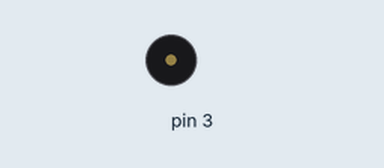
This sketch was run on a simulated Arduino Uno, built with avr-gcc and run on an emulated ATmega328P. Shown: buzzer (waves = sounding).

Above: at 0.16 s.
At 38.1 s:
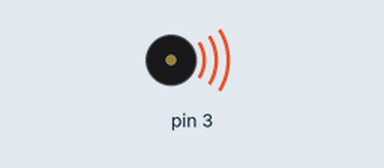
Timing chart, 0 to 40.0 s (numbered marks = the images above):
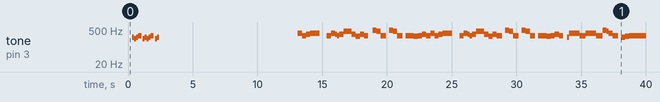

The sketch:

Speaker.ino
```cpp
/**
 * MIDI-Arduino Sequencing code translator
 * Courtesy of http://greenlightgo.org/projects/midi-to-arduino/
 **/

/********************************
 * sequence.h
 ********************************/
#ifndef SEQUENCE_H
#define SEQUENCE_H

#include <Servo.h>

class Sequence {
  protected:
    int index;
    int pin;
    int length;
    long lastEventTimestamp;
    const unsigned int* eventDeltas;

    virtual void doEvent();

  public:
    Sequence(const int pin, const int length, const unsigned int* eventDeltas);
    void update(const long time);
    virtual void init();
};

class DigitalSequence : public Sequence{
  protected:
    void doEvent();

  public:
    DigitalSequence(const int pin, const int length, const unsigned int* eventDeltas);
    void init();

};

class ToneSequence : public Sequence{
  protected:
    const unsigned int* notes;
    void doEvent();

  public:
    ToneSequence(const int pin, const int length, const unsigned int* eventDeltas, const unsigned int* notes);
    void init();
};

class ServoSequence : public Sequence{
  protected:
    Servo servo;
    const byte* angles;
    void doEvent();

  public:
    ServoSequence(const int pin, const int length, const unsigned int* eventDeltas, const uint8_t* angles);
    void init();
};

class PWMSequence : public Sequence{
  protected:
    const byte* values;
    void doEvent();

  public:
    PWMSequence(const int pin, const int length, const unsigned int* eventDeltas, const uint8_t* values);
    void init();
};

#endif

/********************************
 * sequence.cpp
 ********************************/
// Sequence implementations
Sequence::Sequence(const int pin, const int length, const unsigned int* eventDeltas){
  pinMode(pin, OUTPUT);
  this->pin = pin;
  this->length = length;
  this->index = 0;
  this->lastEventTimestamp = 0l;

  this->eventDeltas = eventDeltas;
}

void Sequence::update(const long time){
  while(index < length){
    unsigned int nextTimestamp = pgm_read_word_near(eventDeltas+index);
    if((time - lastEventTimestamp) > nextTimestamp){
      this->doEvent();
      lastEventTimestamp += nextTimestamp;
      index++;
    }else{
      break;
    }
  }
}

void Sequence::init(){}
void Sequence::doEvent(){}


// DigitalSequence implementations
DigitalSequence::DigitalSequence(const int pin, const int length, const unsigned int* eventDeltas) : Sequence(pin, length, eventDeltas){
  pinMode(pin, OUTPUT);
}

void DigitalSequence::init(){
  pinMode(pin, OUTPUT);
}

void DigitalSequence::doEvent(){
  digitalWrite(pin, (this->index + 1)%2);
}


// ToneSequence implementations
ToneSequence::ToneSequence(const int pin, const int length, const unsigned int* eventDeltas, const unsigned int* notes) : Sequence(pin, length, eventDeltas){
  this->notes = notes;
}

void ToneSequence::init(){
  pinMode(pin, OUTPUT);
}

void ToneSequence::doEvent(){
  if(index % 2 == 1){
    noTone(pin);
  }else{
    tone(pin, pgm_read_word_near(notes+index/2));
  }
}


// ServoSequence implementations
ServoSequence::ServoSequence(const int pin, const int length, const unsigned int* eventDeltas, const uint8_t* angles) : Sequence(pin, length, eventDeltas){
  this->angles = angles;
}

void ServoSequence::init(){
  this->servo.attach(pin);
}

void ServoSequence::doEvent(){
  byte angle = pgm_read_byte_near(angles+index);
  servo.write(angle);
}


// PWMSequence implementations
PWMSequence::PWMSequence(const int pin, const int length, const unsigned int* eventDeltas, const uint8_t* values) : Sequence(pin, length, eventDeltas){
  this->values = values;
}

void PWMSequence::init(){
  pinMode(pin, OUTPUT);
}

void PWMSequence::doEvent(){
  byte value = pgm_read_byte_near(values+index);
  analogWrite(pin, value);
}


#define TRACK_COUNT 1

const PROGMEM unsigned int DELTAS_3[] = {96, 48, 0, 48, 0, 48, 0, 72, 24, 48, 0, 48, 0, 48, 0, 48, 0, 72, 24, 48, 0, 48, 144, 0, 144, 0, 0, 0, 144, 0, 0, 0, 96, 0, 0, 0, 144, 0, 0, 0, 144, 0, 0, 0, 96, 0, 0, 0, 144, 0, 0, 0, 144, 0, 0, 0, 48, 0, 0, 0, 48, 0, 0, 0, 144, 0, 0, 0, 144, 0, 0, 0, 96, 0, 0, 0, 144, 0, 0, 0, 144, 0, 0, 0, 96, 0, 0, 0, 288, 0, 96, 0, 144, 0, 0, 0, 144, 0, 0, 0, 96, 0, 0, 0, 144, 0, 0, 0, 144, 0, 0, 0, 96, 0, 0, 96, 0, 96, 0, 96, 0, 216, 168, 96, 0, 48, 0, 48, 0, 48, 0, 48, 0, 96, 0, 48, 0, 144, 0, 96, 0, 96, 0, 96, 0, 96, 96, 96, 0, 96, 0, 120, 72, 96, 0, 96, 0, 120, 72, 192, 0, 96, 0, 96, 0, 96, 0, 96, 0, 96, 0, 96, 0, 48, 0, 48, 0, 216, 168, 48, 0, 48, 0, 96, 0, 48, 0, 48, 0, 96, 0, 48, 0, 144, 0, 96, 0, 96, 0, 96, 0, 120, 72, 96, 0, 96, 0, 120, 72, 96, 0, 96, 0, 120, 72, 192, 0, 96, 0, 96, 0, 96, 0, 96, 96, 48, 0, 96, 0, 144, 0, 96, 0, 48, 0, 96, 0, 144, 0, 96, 0, 48, 0, 96, 0, 48, 0, 96, 0, 120, 72, 96, 0, 96, 0, 192, 0, 192, 0, 96, 0, 96, 0, 120, 72, 192, 0, 192, 0, 96, 0, 96, 0, 96, 0, 96, 0, 0, 96, 0, 0, 96, 0, 0, 96, 0, 0, 0, 96, 0, 0, 0, 96, 0, 0, 48, 0, 48, 0, 0, 144, 0, 48, 0, 96, 0, 0, 96, 0, 0, 96, 0, 0, 0, 96, 0, 0, 0, 96, 0, 0, 48, 0, 48, 0, 0, 96, 0, 0, 0, 96, 0, 0, 0, 96, 0, 96, 0, 96, 0, 0, 0, 96, 0, 0, 0, 120, 0, 72, 0, 96, 0, 0, 0, 96, 0, 0, 0, 120, 0, 72, 0, 192, 0, 0, 0, 96, 0, 0, 0, 96, 0, 0, 0, 96, 0, 0, 0, 96, 0, 0, 0, 96, 0, 0, 96, 0, 0, 96, 0, 0, 0, 96, 0, 0, 0, 96, 0, 0, 48, 0, 48, 0, 0, 144, 0, 48, 0, 96, 0, 0, 96, 0, 0, 96, 0, 0, 0, 96, 0, 0, 0, 96, 0, 0, 48, 0, 48, 0, 0, 96, 0, 0, 0, 96, 0, 0, 0, 96, 0, 96, 0, 96, 0, 0, 0, 96, 0, 0, 0, 120, 0, 72, 0, 96, 0, 0, 0, 96, 0, 0, 0, 120, 0, 72, 0, 192, 0, 0, 0, 96, 0, 0, 0, 96, 0, 0, 0, 96, 0, 0, 0, 96, 0, 0, 0, 96, 0, 0, 96, 0, 0, 96, 0, 0, 0, 96, 0, 0, 0, 96, 0, 0, 48, 0, 48, 0, 0, 144, 0, 48, 0, 96, 0, 0, 96, 0, 0, 96, 0, 0, 0, 48, 0, 0, 0, 48, 0, 0, 0, 96, 0, 0, 0, 96, 0, 0, 0, 96, 0, 0, 0, 96, 0, 0, 0, 96, 0, 96, 0, 96, 0, 0, 0, 96, 0, 0, 0, 120, 0, 72, 0, 96, 0, 0, 0, 96, 0, 0, 0, 120, 0, 72, 0, 192, 0, 0, 0, 96, 0, 0, 0, 96, 0, 0, 0, 96, 0, 0, 0, 96, 0, 96, 48, 0, 144, 0, 96, 0, 96, 0, 48, 0, 144, 0, 96, 0, 96, 0, 48, 0, 144, 0, 96, 0, 120, 72, 96, 0, 96, 0, 192, 0, 192, 0, 96, 0, 96, 0, 96, 0, 96, 0, 0, 48, 0, 48, 0, 48, 0, 0, 96, 0, 48, 0, 48, 0, 48, 0, 48, 0, 72, 24, 48, 0, 48, 0, 48, 0, 48, 0, 72, 283, 0, 24, 0, 72, 0, 96, 0, 0, 0, 96, 0, 0, 0, 96, 0, 0, 0, 96, 0, 0, 0, 96, 0, 0, 0, 96, 0, 0, 0, 48, 0, 144, 48, 0, 48, 0, 0, 96, 0, 0, 48, 0, 48, 0, 48, 0, 48, 0, 48, 0, 48, 0, 0, 96, 0, 0, 48, 0, 48, 0, 48, 0, 48, 0, 48, 0, 48, 0, 0, 96, 0, 0, 48, 0, 48, 0, 48, 0, 48, 0, 48, 0, 48, 0, 0, 96, 0, 0, 48, 0, 48, 0, 48, 0, 48, 0, 48, 0, 48, 0, 0, 96, 0, 0, 48, 0, 48, 0, 48, 0, 48, 0, 48, 0, 48, 0, 0, 96, 0, 0, 48, 0, 48, 0, 48, 0, 48, 0, 48, 0, 48, 0, 0, 96, 0, 0, 48, 0, 48, 0, 48, 0, 48, 0, 48, 0, 48, 0, 0, 96, 0, 0, 48, 0, 48, 0, 48, 0, 48, 0, 96, 0, 96, 0, 48, 0, 48, 0, 96, 0, 96, 0, 96, 0, 48, 0, 48, 0, 96, 0, 96, 0, 96, 0, 48, 0, 48, 0, 96, 0, 96, 0, 96, 0, 48, 0, 48, 0, 96, 0, 96, 0, 96, 0, 48, 0, 48, 0, 96, 0, 96, 0, 96, 0, 48, 0, 48, 0, 96, 0, 96, 0, 96, 0, 48, 0, 48, 0, 96, 0, 96, 0, 96, 0, 48, 0, 48, 0, 96, 0, 96, 0, 0, 96, 0, 0, 48, 0, 48, 0, 96, 0, 96, 0, 0, 96, 0, 0, 48, 0, 48, 0, 96, 0, 96, 0, 0, 96, 0, 0, 48, 0, 48, 0, 96, 0, 96, 0, 0, 96, 0, 0, 48, 0, 48, 0, 96, 0, 96, 0, 0, 96, 0, 0, 48, 0, 48, 0, 0, 96, 0, 0, 96, 0, 0, 96, 0, 0, 48, 0, 48, 0, 96, 0, 96, 0, 0, 96, 0, 0, 48, 0, 48, 0, 96, 0, 96, 0, 0, 96, 0, 0, 48, 0, 48, 0, 96, 0, 0, 96, 0, 0, 48, 0, 96, 0, 48, 0, 96, 0, 0, 96, 0, 0, 48, 0, 96, 0, 48, 0, 96, 0, 0, 96, 0, 0, 48, 0, 144, 0, 0, 96, 0, 0, 0, 144, 0, 0, 144, 0, 96, 0, 96, 0, 0, 96, 0, 0, 48, 0, 48, 0, 96, 0, 96, 0, 0, 96, 0, 0, 48, 0, 48, 0, 96, 0, 96, 0, 0, 96, 0, 0, 48, 0, 48, 0, 48, 0, 48, 0, 48, 0, 48, 0, 48, 0, 48, 0, 0, 48, 0, 144, 0, 96, 0, 0, 0, 96, 0, 0, 48, 0, 48, 0, 48, 0, 48, 0, 0, 96, 0, 0, 0, 96, 0, 0, 48, 0, 48, 0, 48, 0, 48, 0, 0, 96, 0, 0, 0, 96, 0, 0, 48, 0, 48, 0, 48, 0, 48, 0, 0, 96, 0, 0, 0, 96, 0, 0, 48, 0, 48, 0, 48, 0, 48, 0, 0, 96, 0, 0, 0, 96, 0, 0, 48, 0, 48, 0, 48, 0, 48, 0, 0, 96, 0, 0, 0, 96, 0, 0, 48, 0, 48, 0, 48, 0, 48, 0, 0, 96, 0, 0, 0, 96, 0, 0, 48, 0, 48, 0, 48, 0, 48, 0, 0, 96, 0, 0, 0, 96, 0, 0, 48, 0, 48, 0, 48, 0, 48, 0, 0, 96, 0, 0, 0, 96, 0, 0, 48, 0, 48, 0, 48, 0, 48, 0, 0, 96, 0, 0, 0, 96, 0, 0, 48, 0, 48, 0, 48, 0, 48, 0, 0, 96, 0, 0, 0, 96, 0, 0, 48, 0, 48, 0, 48, 0, 48, 0, 0, 96, 0, 0, 0, 96, 0, 0, 48, 0, 48, 0, 48, 0, 48, 0, 0, 96, 0, 0, 0, 96, 0, 0, 48, 0, 48, 0, 48, 0, 48, 0, 0, 96, 0, 0, 0, 96, 0, 0, 48, 0, 48, 0, 48, 0, 48, 0, 0, 96, 0, 0, 0, 96, 0, 0, 48, 0, 48, 0, 48, 0, 48, 0, 0, 96, 0, 0, 0, 96, 0, 0, 48, 0, 48, 0, 48, 0, 48, 0, 0, 96, 0, 0, 0, 96, 0, 0, 48, 0, 48, 0, 48, 0, 48, 0, 0, 96, 0, 0, 0, 96, 0, 0, 48, 0, 48, 0, 48, 0, 48, 0, 0, 96, 0, 0, 0, 96, 0, 0, 48, 0, 48, 0, 48, 0, 48, 0, 0, 96, 0, 0, 0, 96, 0, 0, 48, 0, 48, 0, 48, 0, 48, 0, 0, 96, 0, 0, 0, 96, 0, 0, 48, 0, 48, 0, 48, 0, 48, 0, 0, 96, 0, 0, 0, 96, 0, 0, 48, 0, 48, 0, 48, 0, 48, 0, 0, 96, 0, 0, 0, 96, 0, 0, 48, 0, 48, 0, 48, 0, 48, 0, 0, 96, 0, 0, 0, 96, 0, 0, 48, 0, 48, 0, 48, 0, 48, 0, 144, 0, 144, 0, 96, 0, 0, 144, 0, 0, 144, 0, 96, 0, 0, 144, 0, 0, 144, 0, 96, 0, 0, 144, 0, 0, 0, 144, 0, 0, 96, 0, 96, 0, 96, 0, 48, 0, 48, 0, 96, 0, 96, 0, 96, 0, 48, 0, 48, 0, 48, 96, 0, 48, 0, 0, 0, 48, 0, 0, 0, 48, 0, 48, 0, 48, 0, 0, 0, 48, 0, 0, 0, 48, 0, 48, 0, 48, 0, 0, 0, 48, 0, 0, 0, 48, 0, 48, 0, 48, 0, 0, 0, 48, 0, 0, 0, 48, 0};
const PROGMEM unsigned int NOTES_3[] = {247, 220, 247, 294, 220, 247, 220, 247, 294, 220, 247, 294, 587, 220, 440, 294, 587, 330, 659, 440, 220, 659, 330, 370, 740, 784, 392, 740, 370, 659, 330, 587, 294, 1568, 784, 1480, 740, 587, 1175, 1568, 784, 1480, 740, 587, 1175, 1568, 784, 1480, 740, 1175, 587, 1319, 659, 740, 1480, 1109, 554, 370, 294, 330, 370, 294, 370, 370, 330, 294, 330, 440, 440, 330, 277, 330, 294, 494, 440, 294, 494, 440, 294, 294, 277, 294, 330, 294, 370, 294, 330, 330, 370, 294, 294, 370, 330, 294, 330, 440, 440, 330, 277, 330, 294, 494, 440, 294, 494, 440, 294, 294, 277, 294, 330, 294, 247, 370, 370, 294, 294, 370, 370, 294, 294, 494, 440, 370, 294, 247, 277, 294, 294, 277, 294, 330, 330, 330, 370, 330, 294, 330, 220, 294, 220, 294, 220, 294, 370, 294, 370, 330, 294, 330, 247, 330, 247, 220, 277, 220, 330, 277, 392, 277, 370, 330, 370, 247, 330, 247, 294, 220, 494, 294, 440, 294, 294, 220, 494, 294, 440, 294, 294, 220, 294, 220, 277, 220, 294, 220, 330, 247, 370, 247, 220, 294, 220, 220, 294, 294, 370, 294, 370, 330, 294, 330, 247, 330, 247, 220, 277, 220, 330, 277, 277, 392, 370, 370, 370, 277, 247, 330, 294, 220, 494, 294, 294, 440, 294, 220, 494, 294, 440, 294, 294, 220, 294, 220, 277, 220, 294, 440, 247, 330, 247, 370, 220, 294, 220, 220, 294, 294, 370, 294, 370, 330, 294, 330, 247, 330, 247, 220, 277, 220, 277, 330, 330, 277, 277, 392, 277, 440, 370, 277, 330, 247, 294, 220, 494, 294, 440, 294, 220, 294, 494, 294, 440, 294, 220, 294, 294, 220, 277, 220, 220, 294, 330, 247, 247, 294, 440, 370, 330, 330, 440, 370, 330, 330, 494, 370, 330, 294, 247, 277, 294, 294, 370, 330, 294, 247, 330, 247, 220, 247, 294, 220, 247, 220, 247, 294, 220, 247, 220, 294, 330, 62, 31, 62, 123, 123, 62, 110, 55, 110, 55, 49, 98, 98, 49, 110, 55, 46, 73, 92, 73, 46, 73, 92, 73, 49, 73, 98, 73, 49, 73, 98, 73, 55, 82, 110, 82, 55, 82, 110, 82, 58, 92, 117, 92, 58, 92, 117, 92, 62, 92, 123, 92, 62, 92, 123, 92, 46, 73, 92, 73, 46, 73, 92, 73, 49, 73, 98, 73, 49, 73, 98, 73, 55, 82, 110, 82, 55, 82, 110, 82, 46, 92, 46, 73, 92, 49, 98, 49, 73, 98, 55, 110, 55, 82, 110, 58, 117, 58, 92, 117, 62, 123, 62, 92, 123, 46, 92, 46, 73, 92, 49, 98, 49, 73, 98, 55, 110, 55, 82, 110, 46, 92, 73, 46, 73, 92, 49, 98, 73, 49, 73, 98, 55, 110, 82, 55, 82, 110, 58, 117, 92, 58, 92, 117, 62, 123, 92, 62, 92, 123, 92, 65, 131, 98, 65, 98, 131, 49, 98, 73, 49, 73, 98, 55, 110, 82, 55, 82, 110, 92, 123, 123, 92, 92, 123, 117, 92, 117, 92, 92, 117, 92, 110, 110, 123, 110, 82, 78, 104, 104, 104, 49, 98, 73, 49, 73, 98, 49, 98, 73, 49, 73, 98, 55, 110, 82, 55, 82, 110, 82, 55, 82, 110, 55, 110, 82, 46, 92, 147, 92, 46, 73, 92, 73, 98, 49, 147, 98, 49, 73, 98, 73, 55, 110, 110, 165, 55, 82, 110, 82, 58, 117, 117, 185, 58, 92, 117, 92, 123, 62, 123, 185, 62, 92, 123, 92, 46, 92, 92, 147, 46, 73, 92, 73, 49, 98, 147, 98, 49, 73, 98, 73, 55, 110, 165, 110, 55, 82, 110, 82, 46, 92, 92, 147, 46, 73, 92, 73, 49, 98, 147, 98, 49, 73, 98, 73, 55, 110, 165, 110, 55, 82, 110, 82, 117, 58, 117, 185, 58, 92, 117, 92, 123, 62, 123, 185, 62, 92, 123, 92, 46, 92, 92, 147, 46, 73, 92, 73, 49, 98, 147, 98, 49, 73, 98, 73, 55, 110, 110, 165, 55, 82, 110, 82, 46, 92, 92, 147, 46, 73, 92, 73, 49, 98, 147, 98, 49, 73, 98, 73, 55, 110, 110, 165, 55, 82, 110, 82, 58, 117, 117, 185, 58, 92, 117, 92, 123, 62, 185, 123, 62, 92, 123, 92, 92, 46, 92, 147, 46, 73, 92, 73, 49, 98, 147, 98, 49, 73, 98, 73, 55, 110, 110, 165, 55, 82, 110, 82, 49, 98, 49, 117, 92, 92, 117, 92, 123, 139, 92, 185, 147, 123, 165, 92, 49, 98, 49, 73, 98, 55, 110, 55, 82, 110, 123, 62, 123, 62, 123, 62, 55, 110, 110, 55, 110, 55, 98, 49, 98, 49, 98, 49, 55, 110, 110, 55, 110, 55};


Sequence* tracks[TRACK_COUNT] = {
  new ToneSequence(3, 1578, DELTAS_3, NOTES_3),
};


void setup(){
  for(int i=0; i<TRACK_COUNT; i++){
    tracks[i]->init();
  }
}

void loop(){
  long timestamp = millis();
  for(int i=0; i<TRACK_COUNT; i++){
    tracks[i]->update(timestamp * 0.3);
  }
}
```

Measured:
- by itself, tone on pin 3: plays 247 Hz for 0.16 s, 220 Hz for 0.16 s, 247 Hz for 0.16 s, 294 Hz for 0.24 s, 220 Hz for 0.16 s, 247 Hz for 0.16 s … (73 notes in this stretch)
